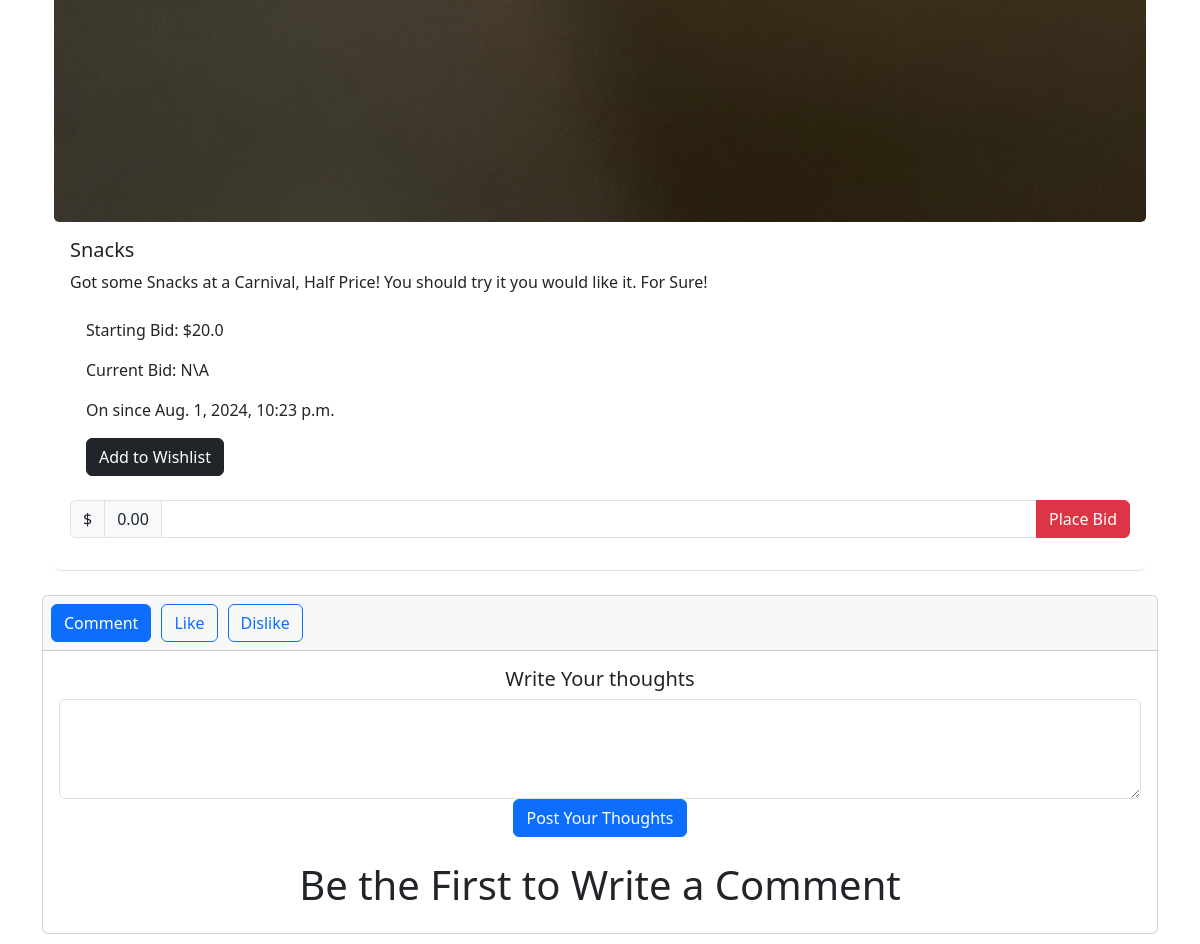
Page /Snacks/4 (signed in, lower part) on the earlier database version.
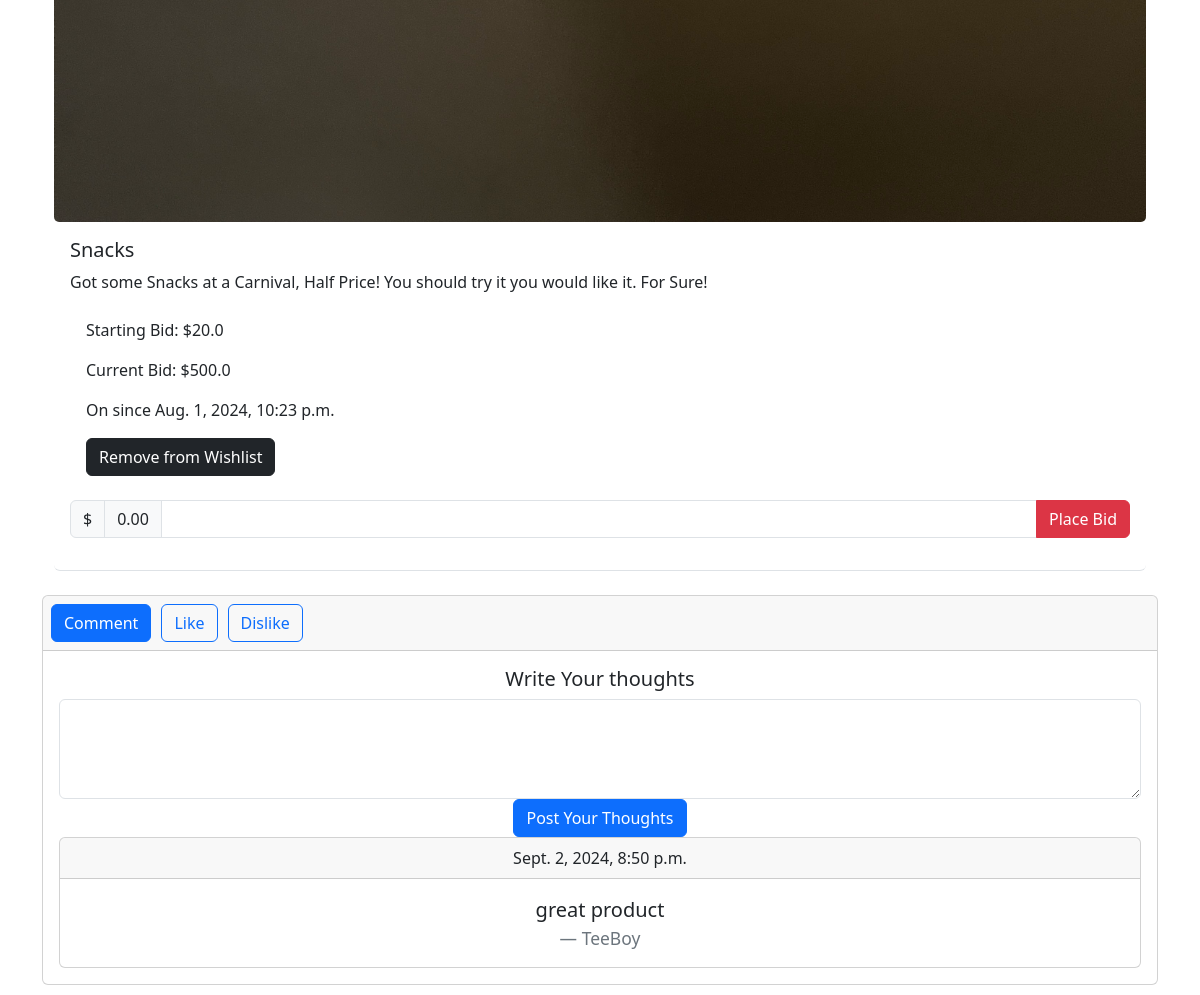
Same page on the later database version.
### auctions/models.py (models this page shows, shortened)
class Placed(models.Model):
    id = models.BigAutoField(primary_key=True)
    title = models.CharField(max_length=20, validators=[MinLengthValidator(1)])
    description = models.CharField(max_length=100,validators=[MinLengthValidator(1)])
    price = models.FloatField(validators=[MinValueValidator(1.00)])
    category = models.CharField(max_length=100,validators=[MinLengthValidator(1)])
    url = models.ImageField(upload_to='images/', blank=True, default='No Image')
    created_at = models.DateTimeField(auto_now_add=True)
    current_bid = models.FloatField(blank=True,null=True)
    user = models.ForeignKey(User, on_delete=models.CASCADE)
    closed = models.BooleanField(default=False)
    comments = models.ManyToManyField(Comments,blank=True,related_name="winning_bid")

class Comments(models.Model):
    id = models.BigAutoField(primary_key=True)
    name = models.IntegerField(default=0)
    comment = models.CharField(max_length=300,validators=[MinLengthValidator(1)],default="comment")
    created_at = models.DateTimeField(auto_now_add=True)
    name_commentor = models.CharField(max_length=100,validators=[MinLengthValidator(1)],default="Unknown User")

### auctions/views.py (the view)
# urls.py: path("<str:title>/<int:id>", views.listing, name="listing"),
def listing(request, title,id):
    user = request.user
    username = request.user.username
    item = get_object_or_404(Placed, id=id)  # Use get_object_or_404 for safety
    bid = Bids.objects.filter(item=id)
    if item.current_bid:
        min_bid = item.current_bid + 0.01
    else:
        min_bid = item.price + 0.01  # Fallback if no current bid
    if not user.is_authenticated:
        return HttpResponseRedirect(reverse("login"))
    if not Placed.objects.filter(title=title, id=id).exists():
        no_listing = "Page Not Found"
        return render(request, "auctions/listing.html", {"no_listing": no_listing})
    wishlist_item = None
    is_added = "Add to Wishlist"
    if request.method == 'POST':
        item_id = request.POST.get('wishlist')
        comment = request.POST.get('comment')
        if item_id:
            item_id = int(item_id)
            wishlist_item, created = Wishlist.objects.get_or_create(item_id=item_id, item_title=title)
            if user.wishlist.filter(id=wishlist_item.id).exists():
                user.wishlist.remove(wishlist_item)
                is_added = "Add to Wishlist"
                return HttpResponseRedirect(reverse("wishlist", args=[username]))
            else:
                user.wishlist.add(wishlist_item)
                is_added = "Remove from Wishlist"
                return HttpResponseRedirect(reverse("wishlist", args=[username]))
        elif comment:
            comment_ = Comments.objects.create(name=request.user.id, comment=comment,name_commentor=username)
            item.comments.add(comment_)
            return HttpResponseRedirect(reverse("listing", args=[title, id]))  # Redirect to the same page to avoid resubmission
    else:
        wishlist_item = Wishlist.objects.filter(item_id=id, item_title=title).first()
        if wishlist_item and user.wishlist.filter(id=wishlist_item.id).exists():
            is_added = "Remove from Wishlist"
    comments = item.comments.all()
    context = {
        "listings": [item],  # Assuming this is a queryset, wrap it in a list
        "min_bid": min_bid,
        "is_added": is_added,
        "user": user,
        "comments": comments
    }
    return render(request, "auctions/listing.html", context)

### auctions/templates/auctions/listing.html (shortened to what this page needs)
{% extends "auctions/layout.html" %}
{% load static %}
{% block styles %}
<link rel="stylesheet" href="{% static 'auctions/style_listing.css' %}">
{% endblock %}
{% block body %}
{% if no_listing %}
<section class="py-3 py-md-5 min-vh-100 d-flex justify-content-center align-items-center">
    <div class="container">
        <div class="row">
            <div class="col-12">
                <div class="text-center">
                    <h2 class="d-flex justify-content-center align-items-center gap-2 mb-4">
                        <span class="display-1 fw-bold">4</span>
                        <i class="bi bi-exclamation-circle-fill text-danger display-4"></i>
                        <span class="display-1 fw-bold bsb-flip-h">4</span>
                    </h2>
                    <h3 class="h2 mb-2">Oops! You're lost.</h3>
                    <p class="mb-5">The page you are looking for was not found.</p>
                    <a class="btn bsb-btn-5xl btn-dark rounded-pill px-5 fs-6 m-0" href="{% url 'index' %}" role="button">Back to Home</a>
                </div>
            </div>
        </div>
    </div>
</section>
{% else %}
    <div class="container mt-5">
        {% for listing in listings %}
        <div class="row d-flex justify-content-center">
            <div class="col-12 mb-4 d-flex justify-content-center">
                <div class="card custom-card h-100">
                    <div class="p-0">
                        <img class="card-img img-fluid" src="{{ listing.url.url }}" alt="Card image">
                    </div>
                    <div class="d-flex flex-column">
                        <div class="card-body">
                            <h5 class="card-title">{{ listing.title }}</h5>
                            <p class="card-text">{{ listing.description }}</p>
                            <ul class="list-group list-group-flush">
                                <li class="list-group-item border-0">Starting Bid: ${{ listing.price }}</li>
                                {% if listing.current_bid %}
                                <li class="list-group-item border-0">Current Bid: ${{listing.current_bid}} </li>
                                {% else %}
                                <li class="list-group-item border-0">Current Bid: N\A </li>
                                {% endif %}
                                <li class="list-group-item border-0">On since {{ listing.created_at }}</li>
                                <li class="list-group-item border-0">
                                    <form id="wishlistForm{{ listing.id }}" action="{% url 'listing' listing.title listing.id %}" method="post">
                                        <button value="{{ listing.id }}" type="submit" onclick="" class="btn btn-dark" name="wishlist">{{ is_added }}</button>
                                    </form>
                                </li>
                            </ul>
                            <div class="mt-3">
                                <form id="bidForm{{ listing.id }}" action="{% url 'index' %}" method="post">
                                    <div class="input-group mb-3">
                                        <span class="input-group-text">$</span>
                                        <span class="input-group-text">0.00</span>
                                        {% if min_bid %}
                                        <input name="bid" type="number" onchange="setTwoNumberDecimal()" class="form-control" aria-label="Dollar amount (with dot and two decimal places)" min="{{ min_bid }}" max="999.99" step="0.01">
                                        {% else %}
                                        <input name="bid" type="number" onchange="setTwoNumberDecimal()" class="form-control" aria-label="Dollar amount (with dot and two decimal places)" min="{{ listing.price }}" max="999.99" step="0.01">
                                        {% endif %}
                                        {% if user == listing.user %}
                                        <span class="d-inline-block" data-toggle="popover" data-content="Disabled popover">
                                            <button class="btn btn-danger" style="pointer-events: none;" type="button" data-toggle="tooltip" data-placement="right" title="You cannot Place bids on items you have listed" disabled>Place Bid</button>
                                        </span>
                                        {%elif listing.closed %}
                                        <span class="d-inline-block" data-toggle="popover" data-content="Disabled popover">
                                            <button class="btn btn-danger" style="pointer-events: none;" type="button" data-toggle="tooltip" data-placement="right" title="Listing is closed" disabled>Place Bid</button>
                                        </span>
                                        {% else %}
                                        <button type="submit" aria-disabled="true" class="btn btn-danger" data-toggle="tooltip" data-placement="right" title="Press this to place bid">Place Bid</button>
                                        {% endif %}
                                    </div>
                                </form>
                            </div>
                        </div>
                    </div>
                </div>
            </div>
        </div>
    {% endfor %}
</div>
<div class="card text-center">
    <div class="card-header">
        <ul class="nav nav-pills card-header-pills">
            <li class="nav-item">
                <button type="button" class="btn btn-primary">Comment</button>
            </li>
            <li class="nav-item" id="js-like-button">
                <button type="button" class="btn btn-outline-primary" onclick="changeLike()">Like</button>
            </li>
            <li class="nav-item" id="js-dislike-button">
                <button type="button" class="btn btn-outline-primary">Dislike</button>
            </li>
        </ul>
    </div>
    <div class="card-body">
        <h5 class="card-title">Write Your thoughts</h5>
        <form id="commentForm" action="" method="post">
            <div class="form-floating">
                <textarea class="form-control" placeholder="Leave a Description here" id="floatingTextarea2" style="height: 100px" name="comment" maxlength="300"></textarea>
            </div>
            <button type="submit" class="btn btn-primary">Post Your Thoughts</button>
        </form>
        {% if comments %}
        {% for comment in comments %}
        <div class="card">
            <div class="card-header">
                {{ comment.created_at }}
            </div>
            <div class="card-body">
                <blockquote class="blockquote mb-0">
                    <p>{{ comment.comment }}</p>
                    <footer class="blockquote-footer">{{comment.name_commentor}}<cite title="Source Title"></cite></footer>
                </blockquote>
            </div>
        </div>
        {% endfor %}
    {% else %}
        <h1 class="text-center mt-4">Be the First to Write a Comment</h1>
    {% endif %}
{%endif%}
{% endblock %}

### auctions/templates/auctions/layout.html (shortened to what this page needs)
{% load static %}
<!DOCTYPE html>
<html lang="en">
<head>
    <link rel="stylesheet" href="https://stackpath.bootstrapcdn.com/bootstrap/4.4.1/css/bootstrap.min.css">
    <link rel="stylesheet" href="https://unpkg.com/bootstrap@5.3.3/dist/css/bootstrap.min.css">
    <link rel="stylesheet" href="https://cdn.jsdelivr.net/npm/bootstrap-icons@1.11.3/font/bootstrap-icons.min.css">
    <link rel="stylesheet" href="{% static 'auctions/styles.css' %}">
    {% block styles %}
    {% endblock %}
</head>
<body>
    <div class="container mt-4">
        {% block body %}
        {% endblock %}
    </div>
</body>
</html>

### auctions/static/auctions/styles.css (style rules this page uses)
body { padding: 10px; }
.mb-4 { margin-bottom: 1.5rem !important; }

### auctions/static/auctions/style_listing.css (style rules this page uses)
.custom-card { border: none; border-bottom: 1px solid #dee2e6; }

### auctions/templates/auctions/listing.html (style rules this page uses)
.btn.btn-outline-primary { margin-left: 10px; }

Differences in the rows shown:
changed Placed "Snacks": current_bid (not shown) → "500.0"; is_added "Add to Wishlist" → "Remove from Wishlist"; current_bid "Current Bid: N\\A" → "Current Bid: $"
added Comments: created_at "Sept. 2, 2024, 8:50 p.m.", comment "great product", name_commentor "TeeBoy"
Other differences:
text no longer shown: "Be the First to Write a Comment"
